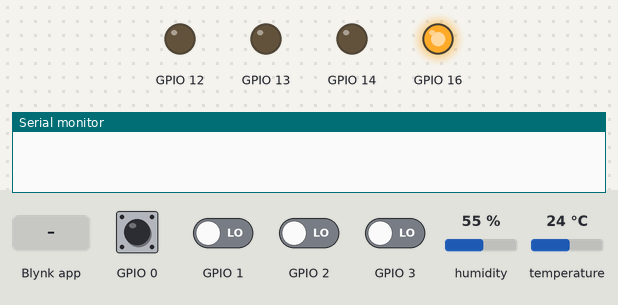
The sketch below on a simulated ESP8266 (NodeMCU). On the bench: output pins drawn as LEDs (lit = HIGH), the last lines printed to the serial monitor. Wiring (inferred from the names in the program): DHT11 sensor: data GPIO 4. The inputs (shaded band) are chosen by the test bench; at power-on: GPIO 0 HIGH, GPIO 1–3 LOW, humidity 55 %, temperature 24 °C. WiFi joins after 1.5 s; servers stay silent unless stated.

Above: at 3.0 s.
3.1 s: Blynk app writes 1 to V6
At 4.5 s:
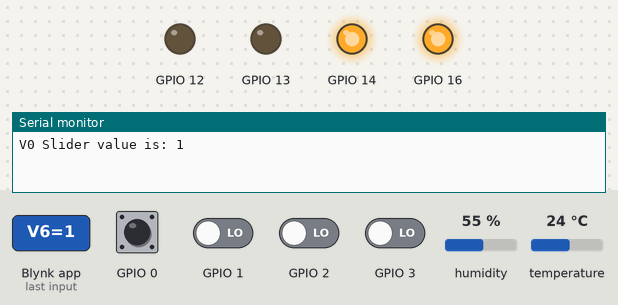
4.8 s: GPIO 2 driven HIGH
At 6.1 s:
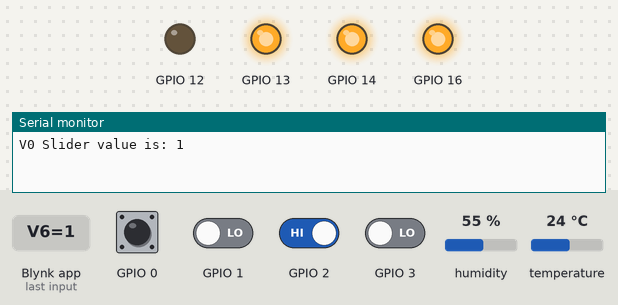
6.8 s: GPIO 0 pulled LOW for 0.15 s
At 8.5 s:
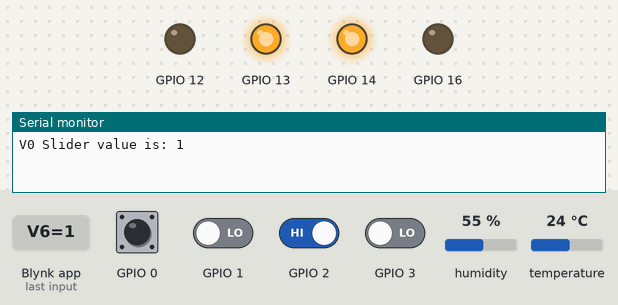
8.8 s: GPIO 1 driven HIGH
At 10.5 s:
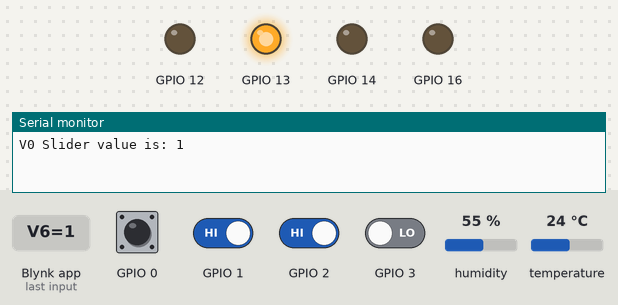
10.8 s: GPIO 3 driven HIGH
At 12.2 s:
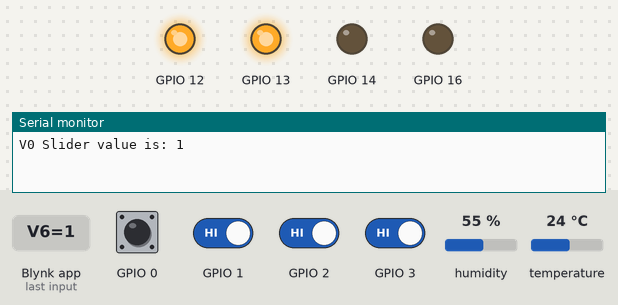
12.8 s: Blynk app writes 200 to V5
At 13.2 s:
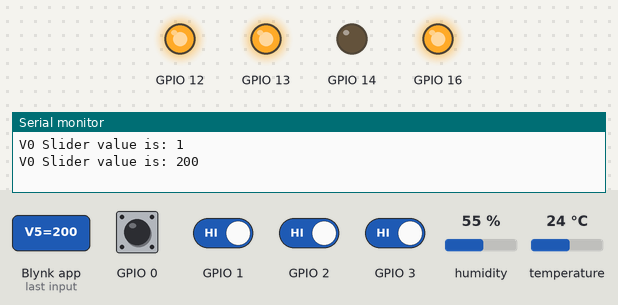
Timing chart, 0 to 15.3 s (numbered marks = the images above; inputs shaded):
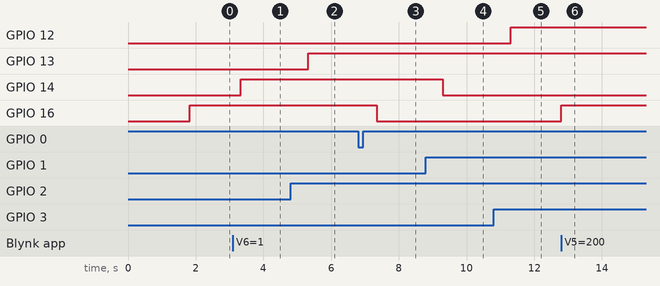

Measured:
- after the input at 3.1 s, GPIO 14: LOW → HIGH after 0.23 s
- after the input at 4.8 s, GPIO 13: LOW → HIGH after 0.53 s
- after the input at 6.8 s, GPIO 16: HIGH → LOW after 0.55 s
- after the input at 8.8 s, GPIO 14: HIGH → LOW after 0.50 s
- after the input at 10.8 s, GPIO 12: LOW → HIGH after 0.50 s
- after the input at 12.8 s, GPIO 16: LOW → HIGH at once

The sketch:

Blynk_nutNhan.ino
```cpp
#define BLYNK_PRINT Serial
#include <ESP8266WiFi.h>
#include <BlynkSimpleEsp8266.h>
#include <DHT.h>

#define DHTPIN 4
#define DHTTYPE DHT11
DHT dht(DHTPIN, DHTTYPE);
BlynkTimer timer;
char auth[] = "J23LNMxQo83_h7Wj_faWpVnYF7OLNrUH";  ///////////////// nhập mã auth blynk
char ssid[] = "BUI QUANG HIEU";              //////nhập tên wifi
char pass[] = "0395962002";              ////////////nhập pass wifi
int virtualPin1;
int flag1=0;
int virtualPin2;
int flag2=0;
int virtualPin3;
int flag3=0;
int virtualPin4;
int flag4=0;


int buttonState1 = LOW;       // trạng thái chân gắn nút nhấn
int lastButtonState1 = LOW;   // trạng thái trước đó của nút
int buttonState2 = LOW;
int lastButtonState2 =LOW;
int buttonState3 = LOW;
int lastButtonState3 =LOW;
int buttonState4 = LOW;
int lastButtonState4 =LOW;

// biến thời gian cần giá trị lớn (theo ms)
unsigned long lastDebounceTime1 = 0;  // lưu thời gian trạng thái nút nhấn trước
unsigned long debounceDelay1 = 20;    // thời gian khử nhiễu
unsigned long lastDebounceTime2 = 0;  // lưu thời gian trạng thái nút nhấn trước
unsigned long debounceDelay2 = 20;    // thời gian khử nhiễu
unsigned long lastDebounceTime3 = 0;  // lưu thời gian trạng thái nút nhấn trước
unsigned long debounceDelay3 = 20;    // thời gian khử nhiễu
unsigned long lastDebounceTime4 = 0;  // lưu thời gian trạng thái nút nhấn trước
unsigned long debounceDelay4 = 20;    // thời gian khử nhiễu
// WidgetLED led1(V1);

//Gửi dữ liệu trạng thái Button từ Blynk về Nodemcu
BLYNK_WRITE(V5)
{
  virtualPin1 = param.asInt(); // assigning incoming value from pin V1 to a variable
  Serial.print("V0 Slider value is: ");
  Serial.println(virtualPin1);
  flag1 = 1;
}

BLYNK_WRITE(V6)
{
  virtualPin2 = param.asInt();
  Serial.print("V0 Slider value is: ");
  Serial.println(virtualPin2);
  flag2 = 1;
}
BLYNK_WRITE(V7)
{
  virtualPin3 = param.asInt();
  Serial.print("V0 Slider value is: ");
  Serial.println(virtualPin3);
  flag3 = 1;
}
BLYNK_WRITE(V8)
{
  virtualPin4 = param.asInt();
  Serial.print("V0 Slider value is: ");
  Serial.println(virtualPin4);
  flag4 = 1;
}
//Đồng bộ lại trạng thái khi mất nguồn
BLYNK_CONNECTED(){
  Blynk.syncVirtual(V5);
  Blynk.syncVirtual(V6);
  Blynk.syncVirtual(V7);
  Blynk.syncVirtual(V8);
  }

void sendSensor()
{
  float h = dht.readHumidity();
  float t = dht.readTemperature(); // or dht.readTemperature(true) for Fahrenheit

  if (isnan(h) || isnan(t)) {
    Serial.println("Failed to read from DHT sensor!");
    return;
  }
  // You can send any value at any time.
  // Please don't send more that 10 values per second.
//  Blynk.virtualWrite(V5, h);
//  Blynk.virtualWrite(V6, t);
}
void setup()
{
  Serial.begin(9600);
  Blynk.begin(auth, ssid, pass, "blynk-server.com",8080);
  dht.begin();
  pinMode(16, OUTPUT);
  pinMode(0, INPUT_PULLUP);
  pinMode(14, OUTPUT);
  pinMode(1,INPUT);
  pinMode(12, OUTPUT);
  pinMode(3,INPUT);
  pinMode(13, OUTPUT);
  pinMode(2,INPUT);
  timer.setInterval(1000L, sendSensor);
}

void loop()
{
  Blynk.run();
  timer.run();
 //
  if(flag1 == 1){
  if(virtualPin1 == 0){
    digitalWrite(16, LOW);
    }
    else digitalWrite(16, HIGH);
  }

 int reading1 = digitalRead(0);
 int ledStatus1 = digitalRead(16);

 if (reading1 != lastButtonState1) {
    // lưu thời gian
    lastDebounceTime1 = millis();
  }
 if ((millis() - lastDebounceTime1) > debounceDelay1) {
    // nếu thời gian giữ trạng thái lớn hơn khoảng đã định:
    // nếu trạng thái đã đổi
    if (reading1 != buttonState1) {
      buttonState1 = reading1;

      // đổi trạng thái đèn theo nút nhấn
      if (buttonState1 == HIGH) {

    if(ledStatus1 == 0){
      digitalWrite(16, HIGH);
      Blynk.virtualWrite(V5,1); //Ghi dữ liệu từ Nodemcu lên Blynk
      Blynk.notify("T1 đã được bật lên");
      //led1.off();
      }
      else {
      digitalWrite(16, LOW);
      Blynk.virtualWrite(V5,0); ////Ghi dữ liệu từ Nodemcu lên Blynk
      Blynk.notify("T1 đã được tắt");
     // led1.on();
      }
      }
    }
 }

  lastButtonState1 = digitalRead(0);
  flag1 = 0;

 //
   if(flag4 == 1){
  if(virtualPin4 == 0){
    digitalWrite(13, LOW);
    }
    else digitalWrite(13, HIGH);
  }


 int reading4 = digitalRead(2);
 int ledStatus4 = digitalRead(13);

 if (reading4 != lastButtonState4) {
    // lưu thời gian
    lastDebounceTime4 = millis();
  }
 if ((millis() - lastDebounceTime4) > debounceDelay4) {
    // nếu thời gian giữ trạng thái lớn hơn khoảng đã định:
    // nếu trạng thái đã đổi
    if (reading4 != buttonState4) {
      buttonState4 = reading4;

      // đổi trạng thái đèn theo nút nhấn
      if (buttonState4 == HIGH) {
///////////////////////////////// //// / /hàm debouce sẽ nằm ở đây

    if(ledStatus4 == 0){
      digitalWrite(13, HIGH);
      Blynk.virtualWrite(V8,1); //Ghi dữ liệu từ Nodemcu lên Blynk
      Blynk.notify("T4 đã được bật lên");
      //led1.off();
      }
      else {
      digitalWrite(13, LOW);
      Blynk.virtualWrite(V8,0); ////Ghi dữ liệu từ Nodemcu lên Blynk
      Blynk.notify("T4 đã được tắt");
     // led1.on();
      }
      }
    }
 }

  lastButtonState4 = digitalRead(2);
  flag4 = 0;

 //
   if(flag2 == 1){
  if(virtualPin2 == 0){
    digitalWrite(14, LOW);
    }
    else digitalWrite(14, HIGH);
  }

///////////////////////////////////////////hàm debouce sẽ nằm ở đây

 int reading2 = digitalRead(1);
 int ledStatus2 = digitalRead(14);

 if (reading2 != lastButtonState2) {
    // lưu thời gian
    lastDebounceTime2 = millis();
  }
 if ((millis() - lastDebounceTime2) > debounceDelay2) {
    // nếu thời gian giữ trạng thái lớn hơn khoảng đã định:
    // nếu trạng thái đã đổi
    if (reading2 != buttonState2) {
      buttonState2 = reading2;

      // đổi trạng thái đèn theo nút nhấn
      if (buttonState2 == HIGH) {
///////////////////////////////// //// / /hàm debouce sẽ nằm ở đây

    if(ledStatus2 == 0){
      digitalWrite(14, HIGH);
      Blynk.virtualWrite(V6,1); //Ghi dữ liệu từ Nodemcu lên Blynk
      Blynk.notify("T2 đã được bật lên");
      //led1.off();
      }
      else {
      digitalWrite(14, LOW);
      Blynk.virtualWrite(V6,0); ////Ghi dữ liệu từ Nodemcu lên Blynk
      Blynk.notify("T2 đã được tắt");
     // led1.on();
      }
      }
    }
 }

  lastButtonState2 = digitalRead(1);
  flag2 = 0;
//
   if(flag3 == 1){
  if(virtualPin3 == 0){
    digitalWrite(12, LOW);
    }
    else digitalWrite(12, HIGH);
  }

 int reading3 = digitalRead(3);
 int ledStatus3 = digitalRead(12);

 if (reading3 != lastButtonState3) {
    // lưu thời gian
    lastDebounceTime3 = millis();
  }
 if ((millis() - lastDebounceTime3) > debounceDelay3) {
    // nếu thời gian giữ trạng thái lớn hơn khoảng đã định:
    // nếu trạng thái đã đổi
    if (reading3 != buttonState3) {
      buttonState3 = reading3;

      // đổi trạng thái đèn theo nút nhấn
      if (buttonState3 == HIGH) {

    if(ledStatus3 == 0){
      digitalWrite(12, HIGH);
      Blynk.virtualWrite(V7,1); //Ghi dữ liệu từ Nodemcu lên Blynk
      Blynk.notify("T3 đã được bật lên");
      //led1.off();
      }
      else {
      digitalWrite(12, LOW);
      Blynk.virtualWrite(V7,0); ////Ghi dữ liệu từ Nodemcu lên Blynk
      Blynk.notify("T3 đã được tắt");
     // led1.on();
      }
      }
    }
 }

  lastButtonState3 = digitalRead(3);
  flag3 = 0;
}
```
